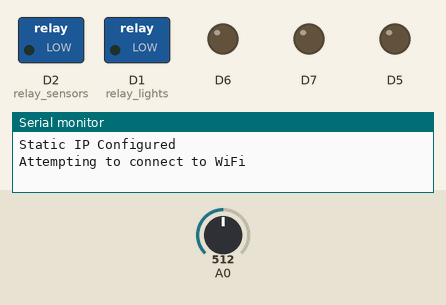
Simulated run of this sketch. Board: ESP8266 (NodeMCU). Shown: switched loads named in the sketch (green lamp = pin HIGH), output pins drawn as LEDs (lit = HIGH), the last lines printed to the serial monitor. Inputs (shaded band) come from the test bench; at power-on: A0 = 512. WiFi joins after 1.5 s; servers stay silent unless stated.

Above: at 0.1 s.
At 8.5 s:
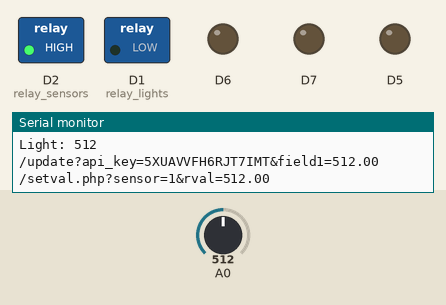
At 13.5 s:
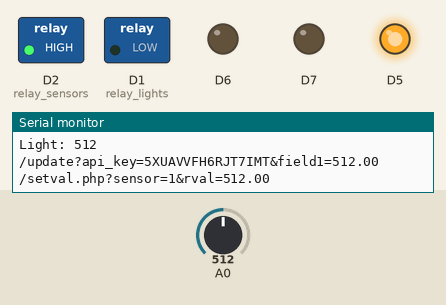
At 15.0 s:
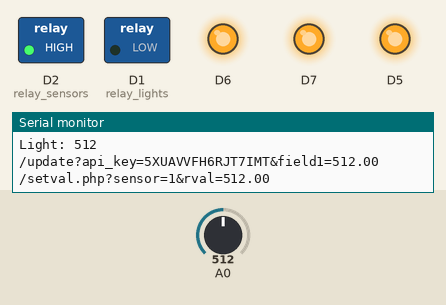
At 43.3 s:
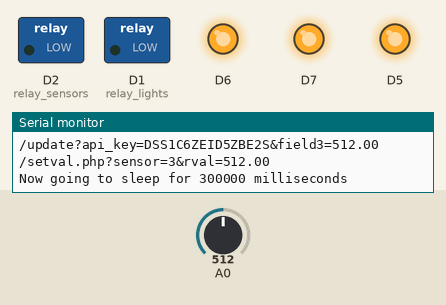
Timing chart, 0 to 44.8 s (numbered marks = the images above):
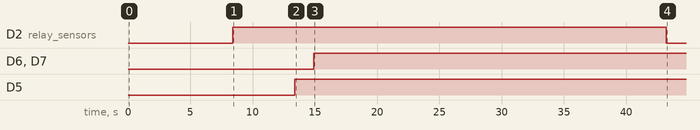

The sketch:

room_greenhouse_manager.ino
```cpp
#include <Wire.h>
#include <SSD1306Wire.h>
#include <ESP8266HTTPClient.h>

#define DEBUG 1  // comment out to disable debug messages

void dbg(String text) {
#ifdef DEBUG
  Serial.println(text);
#endif
}

#include "my_wifi.h"
#include "myMuxReader.h"

const int relay_lights = D1;
const int relay_sensors = D2;  // this switches on-off all the analog sensors
int run_count = 0;


myMuxReader mux(D5, D6, D7, A0);

void dispWiFiConfig() {
  Serial.println("Wi-Fi IP: " + WiFi.localIP().toString());
}

void go_to_sleep(float minutes) {
  long msecs = minutes * 60 * 1000;
  dbg("Now going to sleep for " + String(msecs) + " milliseconds");
  delay(msecs);
}

void setup() {
  Serial.begin(115200);
  Serial.println("");
  Serial.println("");

  pinMode(A0, INPUT);
  pinMode(relay_lights, OUTPUT);
  pinMode(relay_sensors, OUTPUT);
  digitalWrite(relay_lights, LOW);
  digitalWrite(relay_sensors, LOW);

  connectToWiFi(120);
#ifdef DEBUG
  dispWiFiConfig();
#endif
}
//http://mysensors.mygamesonline.org/setval.php?sensor=pippo&rval=23
void cloud2(int field_num, float value) {
  const char* host = "mysensors.mygamesonline.org";
  String url = "/setval.php?sensor=" + String(field_num) + "&rval=" + String(value);
  Serial.println(url.c_str());

  WiFiClient client;

  //client.setInsecure();
  if (!client.connect(host, 80)) {  // 443 is the https port
    Serial.println("Connect to MySensors failure");
    return;
  }

  client.print(String("GET ") + url + " HTTP/1.1\r\n" +
                              "Host: " + host + "\r\n" +
                              "User-Agent: ESP8266\r\n" +
                              "Connection: close\r\n\r\n");

  // Wait for response
  /*
  unsigned long timeout = millis();
  while (client.available() == 0) {
    if (millis() - timeout > 5000) {
      Serial.println(">>> Client Timeout !");
      client.stop();
      return;
    }
  }

  // Read and print response
  while (client.available()) {
    String line = client.readStringUntil('\n');
    Serial.println(line);
  }

  client.stop();
  */

}

void send_to_cloud(String key, int field_num, float value) {
  const char* host = "api.thingspeak.com";
  String url = "/update?api_key=" + (key) + "&field" + String(field_num) + "=" + String(value);
  Serial.println(url.c_str());

  WiFiClientSecure client;

  client.setInsecure();
  if (!client.connect(host, 443)) {  // 443 is the https port
    Serial.println("Connect to ThingSpeak failure");
    return;
  }

  client.print(String("GET ") + url + " HTTP/1.1\r\n" + "Host: " + host + "\r\n" + "Connection: close\r\n\r\n");

  delay(5000);
  cloud2(field_num, value);
}

void loop() {

  // light sensor is tested at every run
  int light = mux.readAnalogChannel(Y0);
  Serial.println("Light: " + String(light));

  send_to_cloud("5XUAVVFH6RJT7IMT", 1, light);

  if (light > 400) {
    digitalWrite(relay_lights, LOW);
  } else {
    digitalWrite(relay_lights, HIGH);
  }

  // execute when run_count goes to ZERO
  if (run_count == 0) {
    digitalWrite(relay_sensors, HIGH);
    delay(5000);  // wait 5 seconds for the sensors to stabilize
    // read the sensors
    int moist1, moist2;
    moist1 = mux.readAnalogChannel(Y1);
    moist2 = mux.readAnalogChannel(Y7);
    dbg("Moisture 1: " + String(moist1));
    dbg("Moisture 2: " + String(moist2));
    // send data to the cloud
    //if (moist1 != 1024) {
      send_to_cloud("DSS1C6ZEID5ZBE2S", 2, moist1);
      delay(16000);  // delay to allow the API to receive data
    //}
    //if (moist2 != 1024) {
      send_to_cloud("DSS1C6ZEID5ZBE2S", 3, moist2);
    //}
    digitalWrite(relay_sensors, LOW);
    run_count = 5;
  } else {
    run_count--;
    Serial.println("Wait some other executios: " + String(run_count));
  }
  go_to_sleep(5);  // in minutes
}
```

myMuxReader.h
```cpp
const byte Y0 = 0;
const byte Y1 = 1;
const byte Y2 = 2;
const byte Y3 = 3;
const byte Y4 = 4;
const byte Y5 = 5;
const byte Y6 = 6;
const byte Y7 = 7;

class myMuxReader {
private:
  int pins[3] = {0,0,0};
  int analogPin = 0;

  void selectMuxPin(byte channel) {
    if (channel > 7) return;  // Exit if pin is out of scope
    digitalWrite(pins[0], channel & 0x01);
    digitalWrite(pins[1], channel & 0x02);
    digitalWrite(pins[2], channel & 0x04);
  }

public:
  myMuxReader(int S0, int S1, int S2, int AnInp) {
    pins[0] = S0;
    pins[1] = S1;
    pins[2] = S2;
    pinMode(S0, OUTPUT);
    digitalWrite(S0, LOW);
    pinMode(S1, OUTPUT);
    digitalWrite(S1, LOW);
    pinMode(S2, OUTPUT);
    digitalWrite(S2, LOW);
    analogPin = AnInp;
  }

  int readAnalogChannel(byte C) {
    selectMuxPin(C);
    delay(500);
    int att = 0; // two attempts before accepting 1024
    int rd = 1024;
    while ((att < 2) && (rd == 1024)) {
      for (int i = 0; i < 10; i++) {
        analogRead(analogPin);  // dummy read to throw away possible fake reading
        delay(100);
      }
      rd = analogRead(analogPin);
      att++;
    }
    return rd;
  }
};
```

my_wifi.h
```cpp
#include <ESP8266WiFi.h>

const char *ssid = "lorenzo_work24";
const char *password = "f3d3r1c0";

void connectToWiFi(int host_number = 0) {
  if (host_number > 0) {
    IPAddress subnet(255, 255, 255, 0);
    IPAddress gateway(192, 168, 1, 254);
    IPAddress local_IP(192, 168, 1, host_number);
    IPAddress dns(8,8,8,8);
    if (WiFi.config(local_IP, gateway, subnet, dns)) {
      Serial.println("Static IP Configured");
    } else {
      Serial.println("Static IP Configuration Failed");
    }
  }
  WiFi.begin(ssid, password);
  // Initialising the UI will init the display too.
  while (WiFi.status() != WL_CONNECTED) {
    Serial.println("Attempting to connect to WiFi");
    delay(500);
  }
}
```

Measured:
- by itself, D2 (relay_sensors): LOW → HIGH at 8.4 s, → LOW 34.8 s later
- by itself, D6, D7: LOW → HIGH at 14.9 s
- by itself, D5: LOW → HIGH at 13.4 s
